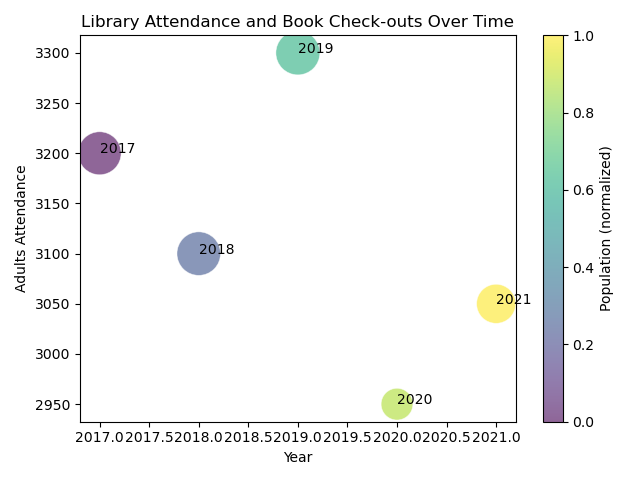

Python code for this plot:

import matplotlib.pyplot as plt

# Data
data = [
    {'Year': 2017, 'Adults_Attendance': 3200, 'Youths_Attendance': 1500, 'Total_Books_Checked_Out': 7800, 'Population': 15000},
    {'Year': 2018, 'Adults_Attendance': 3100, 'Youths_Attendance': 1600, 'Total_Books_Checked_Out': 8000, 'Population': 15200},
    {'Year': 2019, 'Adults_Attendance': 3300, 'Youths_Attendance': 1700, 'Total_Books_Checked_Out': 8150, 'Population': 15500},
    {'Year': 2020, 'Adults_Attendance': 2950, 'Youths_Attendance': 1100, 'Total_Books_Checked_Out': 4250, 'Population': 15700},
    {'Year': 2021, 'Adults_Attendance': 3050, 'Youths_Attendance': 1200, 'Total_Books_Checked_Out': 6450, 'Population': 15800}
]

# Prepare data for plotting
years = [d['Year'] for d in data]
adults_attendance = [d['Adults_Attendance'] for d in data]
youths_attendance = [d['Youths_Attendance'] for d in data]
books_checked_out = [d['Total_Books_Checked_Out'] for d in data]
population = [d['Population'] for d in data]

# Normalize books_checked_out for bubble sizes
max_books = max(books_checked_out)
bubble_sizes = [(x / max_books) * 1000 for x in books_checked_out]

# Normalize population for color map
max_population = max(population)
min_population = min(population)
population_norm = [(x - min_population) / (max_population - min_population) for x in population]

# Create bubble chart
plt.scatter(years, adults_attendance, s=bubble_sizes, c=population_norm, cmap='viridis', alpha=0.6, edgecolors='w', linewidth=0.5)

# Add labels and title
plt.xlabel('Year')
plt.ylabel('Adults Attendance')
plt.title('Library Attendance and Book Check-outs Over Time')
plt.colorbar(label='Population (normalized)')

# Additional customization
for i, txt in enumerate(years):
    plt.annotate(txt, (years[i], adults_attendance[i]))

# Display the plot
plt.tight_layout()
plt.show()
